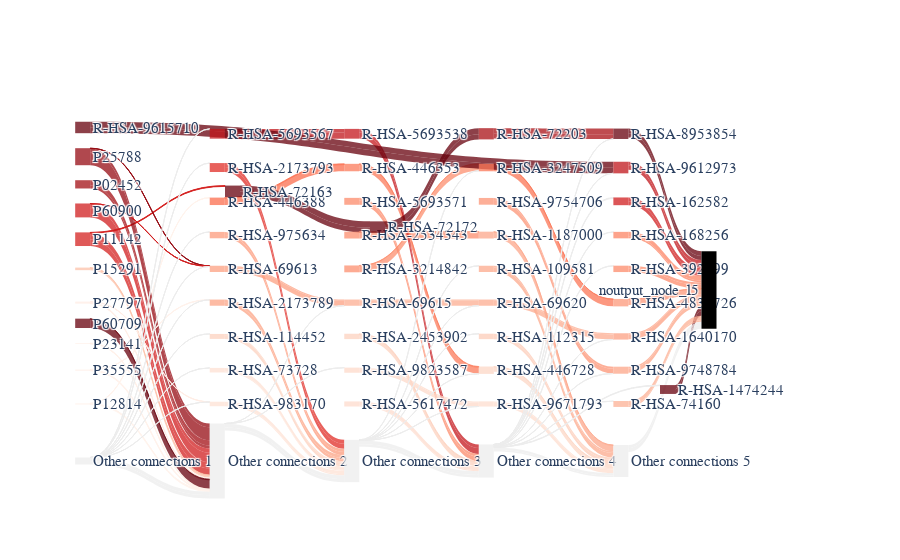

Notebook code for this chart:
### Code cell
from binn.plot.sankey import SankeyPlotter

plotter = SankeyPlotter(
    explanations_data=single_explanations,
    show_top_n=10,
    value_col="importance",
    node_cmap="Reds",
    edge_cmap="coolwarm"
)

fig = plotter.plot()
fig.show()
